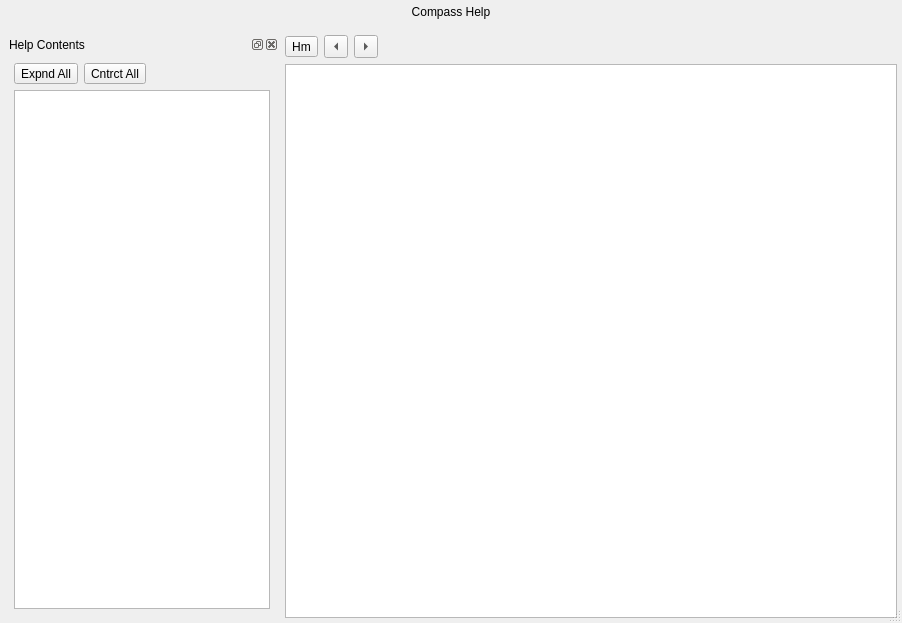
<?xml version="1.0" encoding="UTF-8"?>
<ui version="4.0">
 <class>HelpDialog</class>
 <widget class="QDialog" name="HelpDialog">
  <property name="geometry">
   <rect>
    <x>0</x>
    <y>0</y>
    <width>902</width>
    <height>623</height>
   </rect>
  </property>
  <property name="windowTitle">
   <string>Dialog</string>
  </property>
  <property name="sizeGripEnabled">
   <bool>true</bool>
  </property>
  <layout class="QVBoxLayout" name="verticalLayout">
   <property name="margin">
    <number>0</number>
   </property>
   <item>
    <layout class="QHBoxLayout" name="layoutTitle">
     <property name="margin">
      <number>5</number>
     </property>
     <item>
      <widget class="QLabel" name="labelTitle">
       <property name="text">
        <string>Compass Help</string>
       </property>
       <property name="alignment">
        <set>Qt::AlignCenter</set>
       </property>
      </widget>
     </item>
    </layout>
   </item>
   <item>
    <layout class="QHBoxLayout" name="layoutMenuBar"/>
   </item>
   <item>
    <widget class="QWidget" name="displayWidget" native="true">
     <layout class="QHBoxLayout" name="horizontalLayout_3" stretch="0,2">
      <property name="margin">
       <number>5</number>
      </property>
      <item>
       <widget class="QDockWidget" name="dockWidget_contents">
        <property name="floating">
         <bool>false</bool>
        </property>
        <property name="allowedAreas">
         <set>Qt::LeftDockWidgetArea|Qt::RightDockWidgetArea</set>
        </property>
        <property name="windowTitle">
         <string>Help Contents</string>
        </property>
        <widget class="QWidget" name="dockWidgetContents">
         <layout class="QVBoxLayout" name="verticalLayout_2">
          <item>
           <layout class="QVBoxLayout" name="layoutTreeView">
            <item>
             <layout class="QHBoxLayout" name="layoutTreeViewToolBar">
              <item>
               <widget class="QToolButton" name="toolButton_Expand">
                <property name="text">
                 <string>Expnd All</string>
                </property>
                <property name="shortcut">
                 <string>Alt++</string>
                </property>
               </widget>
              </item>
              <item>
               <widget class="QToolButton" name="toolButton_Contract">
                <property name="text">
                 <string>Cntrct All</string>
                </property>
                <property name="shortcut">
                 <string>Alt+-</string>
                </property>
               </widget>
              </item>
              <item>
               <spacer name="horizontalSpacer">
                <property name="orientation">
                 <enum>Qt::Horizontal</enum>
                </property>
                <property name="sizeHint" stdset="0">
                 <size>
                  <width>40</width>
                  <height>20</height>
                 </size>
                </property>
               </spacer>
              </item>
             </layout>
            </item>
            <item>
             <widget class="QTreeView" name="treeView">
              <property name="sizePolicy">
               <sizepolicy hsizetype="Expanding" vsizetype="Expanding">
                <horstretch>1</horstretch>
                <verstretch>0</verstretch>
               </sizepolicy>
              </property>
             </widget>
            </item>
           </layout>
          </item>
         </layout>
        </widget>
       </widget>
      </item>
      <item>
       <layout class="QVBoxLayout" name="layoutPageView" stretch="0,2">
        <item>
         <layout class="QHBoxLayout" name="layoutPageViewToolBar">
          <item>
           <widget class="QToolButton" name="toolButton_Home">
            <property name="text">
             <string>Hm</string>
            </property>
            <property name="shortcut">
             <string>Alt+Home</string>
            </property>
           </widget>
          </item>
          <item>
           <widget class="QToolButton" name="toolButton_Back">
            <property name="text">
             <string>Bck</string>
            </property>
            <property name="shortcut">
             <string>Alt+Left</string>
            </property>
            <property name="arrowType">
             <enum>Qt::LeftArrow</enum>
            </property>
           </widget>
          </item>
          <item>
           <widget class="QToolButton" name="toolButton_Forward">
            <property name="text">
             <string>Fwd</string>
            </property>
            <property name="shortcut">
             <string>Alt+Right</string>
            </property>
            <property name="arrowType">
             <enum>Qt::RightArrow</enum>
            </property>
           </widget>
          </item>
          <item>
           <spacer name="horizontalSpacer_2">
            <property name="orientation">
             <enum>Qt::Horizontal</enum>
            </property>
            <property name="sizeHint" stdset="0">
             <size>
              <width>40</width>
              <height>20</height>
             </size>
            </property>
           </spacer>
          </item>
         </layout>
        </item>
        <item>
         <widget class="QTextBrowser" name="pageView">
          <property name="sizePolicy">
           <sizepolicy hsizetype="Expanding" vsizetype="Expanding">
            <horstretch>2</horstretch>
            <verstretch>0</verstretch>
           </sizepolicy>
          </property>
         </widget>
        </item>
       </layout>
      </item>
     </layout>
    </widget>
   </item>
  </layout>
  <action name="action_About">
   <property name="text">
    <string>&amp;About</string>
   </property>
  </action>
  <action name="action_Open">
   <property name="text">
    <string>&amp;Open</string>
   </property>
   <property name="toolTip">
    <string>Open a help file</string>
   </property>
   <property name="shortcut">
    <string>Ctrl+O</string>
   </property>
  </action>
  <action name="action_Print">
   <property name="text">
    <string>&amp;Print</string>
   </property>
   <property name="toolTip">
    <string>Print current page</string>
   </property>
   <property name="shortcut">
    <string>Ctrl+P</string>
   </property>
  </action>
  <action name="action_Copy">
   <property name="text">
    <string>&amp;Copy</string>
   </property>
   <property name="toolTip">
    <string>Copy selected text</string>
   </property>
   <property name="shortcut">
    <string>Ctrl+C</string>
   </property>
  </action>
  <action name="actionSelect_All">
   <property name="text">
    <string>Select &amp;All</string>
   </property>
   <property name="toolTip">
    <string>Select all text in window</string>
   </property>
   <property name="shortcut">
    <string>Ctrl+A</string>
   </property>
  </action>
 </widget>
 <resources/>
 <connections/>
</ui>
